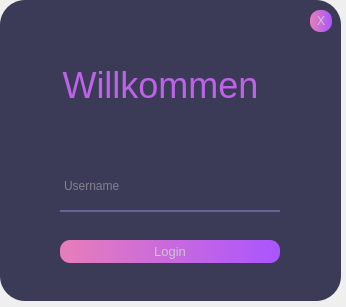
<?xml version="1.0" encoding="UTF-8"?>
<ui version="4.0">
 <class>MainWindow</class>
 <widget class="QMainWindow" name="MainWindow">
  <property name="geometry">
   <rect>
    <x>0</x>
    <y>0</y>
    <width>346</width>
    <height>307</height>
   </rect>
  </property>
  <property name="windowTitle">
   <string>MainWindow</string>
  </property>
  <widget class="QWidget" name="centralwidget">
   <widget class="QFrame" name="frame">
    <property name="geometry">
     <rect>
      <x>0</x>
      <y>0</y>
      <width>341</width>
      <height>301</height>
     </rect>
    </property>
    <property name="styleSheet">
     <string notr="true">background-color: rgb(59, 59, 88);
border-radius:25px;
</string>
    </property>
    <property name="frameShape">
     <enum>QFrame::StyledPanel</enum>
    </property>
    <property name="frameShadow">
     <enum>QFrame::Raised</enum>
    </property>
    <widget class="QLabel" name="label">
     <property name="geometry">
      <rect>
       <x>0</x>
       <y>60</y>
       <width>321</width>
       <height>51</height>
      </rect>
     </property>
     <property name="font">
      <font>
       <family>Segoe UI</family>
       <pointsize>27</pointsize>
       <weight>50</weight>
       <bold>false</bold>
      </font>
     </property>
     <property name="text">
      <string>&lt;html&gt;&lt;head/&gt;&lt;body&gt;&lt;p&gt;&lt;span style=&quot; color:#be62e8;&quot;&gt;Willkommen&lt;/span&gt;&lt;/p&gt;&lt;/body&gt;&lt;/html&gt;</string>
     </property>
     <property name="alignment">
      <set>Qt::AlignCenter</set>
     </property>
    </widget>
    <widget class="QFrame" name="frame_2">
     <property name="geometry">
      <rect>
       <x>60</x>
       <y>210</y>
       <width>220</width>
       <height>2</height>
      </rect>
     </property>
     <property name="styleSheet">
      <string notr="true">background-color: rgb(100, 100, 150);</string>
     </property>
     <property name="frameShape">
      <enum>QFrame::StyledPanel</enum>
     </property>
     <property name="frameShadow">
      <enum>QFrame::Raised</enum>
     </property>
    </widget>
    <widget class="QPushButton" name="login">
     <property name="geometry">
      <rect>
       <x>60</x>
       <y>240</y>
       <width>220</width>
       <height>23</height>
      </rect>
     </property>
     <property name="font">
      <font>
       <family>Segoe UI</family>
       <pointsize>10</pointsize>
       <weight>50</weight>
       <italic>false</italic>
       <bold>false</bold>
      </font>
     </property>
     <property name="styleSheet">
      <string notr="true">QPushButton#login{
background-color: qlineargradient(spread:pad, x1:0, y1:0.460227, x2:1, y2:0.46, stop:0 rgba(231, 126, 186, 255), stop:1 rgba(170, 85, 255, 255));
border-radius:10px;
font: 10pt &quot;Segoe UI&quot;;
color:rgb(200, 200, 200);
}
QPushButton#login:hover {
	font:  75 12pt &quot;Segoe UI&quot;;
	color: rgb(255, 255, 255);
}

QPushButton#login:pressed{
	
	color: rgb(59, 59, 88);
}</string>
     </property>
     <property name="text">
      <string>Login</string>
     </property>
     <property name="autoDefault">
      <bool>true</bool>
     </property>
     <property name="default">
      <bool>true</bool>
     </property>
    </widget>
    <widget class="QPushButton" name="exit">
     <property name="geometry">
      <rect>
       <x>310</x>
       <y>10</y>
       <width>22</width>
       <height>22</height>
      </rect>
     </property>
     <property name="styleSheet">
      <string notr="true">QPushButton#exit{
background-color: qlineargradient(spread:pad, x1:0, y1:0.460227, x2:1, y2:0.46, stop:0 rgba(231, 126, 186, 255), stop:1 rgba(170, 85, 255, 255));
border-radius:10px;
font: 10pt &quot;Segoe UI&quot;;
color:rgb(200, 200, 200);
}
QPushButton#exit:hover {
	font:  75 12pt &quot;Segoe UI&quot;;
	color: rgb(255, 255, 255);
}

QPushButton#exit:pressed{
	
	color: rgb(59, 59, 88);
}</string>
     </property>
     <property name="text">
      <string>X</string>
     </property>
    </widget>
    <widget class="QLineEdit" name="username">
     <property name="geometry">
      <rect>
       <x>62</x>
       <y>170</y>
       <width>220</width>
       <height>31</height>
      </rect>
     </property>
     <property name="styleSheet">
      <string notr="true">font: 15pt &quot;Segoe UI&quot;;
color:rgb(200, 200, 200);</string>
     </property>
     <property name="placeholderText">
      <string>Username</string>
     </property>
    </widget>
    <widget class="QLabel" name="infoLabel">
     <property name="geometry">
      <rect>
       <x>62</x>
       <y>216</y>
       <width>211</width>
       <height>20</height>
      </rect>
     </property>
     <property name="font">
      <font>
       <family>Segoe UI</family>
       <pointsize>10</pointsize>
       <weight>50</weight>
       <italic>false</italic>
       <bold>false</bold>
      </font>
     </property>
     <property name="styleSheet">
      <string notr="true">font: 10pt &quot;Segoe UI&quot;;
color:rgb(200, 200, 200);</string>
     </property>
     <property name="text">
      <string/>
     </property>
    </widget>
   </widget>
  </widget>
 </widget>
 <resources/>
 <connections/>
</ui>
